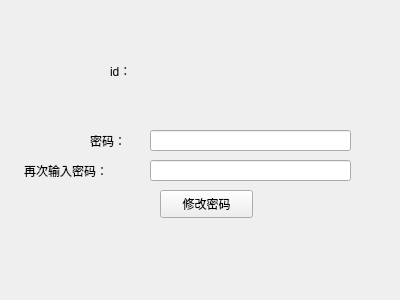
<?xml version="1.0" encoding="UTF-8"?>
<ui version="4.0">
 <class>upPasswd</class>
 <widget class="QWidget" name="uppasswd">
  <property name="geometry">
   <rect>
    <x>0</x>
    <y>0</y>
    <width>400</width>
    <height>300</height>
   </rect>
  </property>
  <property name="windowTitle">
   <string>Form</string>
  </property>
  <widget class="QLabel" name="label_4">
   <property name="geometry">
    <rect>
     <x>24</x>
     <y>160</y>
     <width>111</width>
     <height>21</height>
    </rect>
   </property>
   <property name="text">
    <string>再次输入密码：</string>
   </property>
  </widget>
  <widget class="QPushButton" name="update">
   <property name="geometry">
    <rect>
     <x>160</x>
     <y>190</y>
     <width>93</width>
     <height>28</height>
    </rect>
   </property>
   <property name="text">
    <string>修改密码</string>
   </property>
  </widget>
  <widget class="QLineEdit" name="passwd">
   <property name="geometry">
    <rect>
     <x>150</x>
     <y>130</y>
     <width>201</width>
     <height>21</height>
    </rect>
   </property>
  </widget>
  <widget class="QLabel" name="ids">
   <property name="geometry">
    <rect>
     <x>160</x>
     <y>60</y>
     <width>45</width>
     <height>21</height>
    </rect>
   </property>
   <property name="text">
    <string/>
   </property>
  </widget>
  <widget class="QLabel" name="label_5">
   <property name="geometry">
    <rect>
     <x>110</x>
     <y>60</y>
     <width>45</width>
     <height>21</height>
    </rect>
   </property>
   <property name="text">
    <string>id：</string>
   </property>
  </widget>
  <widget class="QLineEdit" name="passwds">
   <property name="geometry">
    <rect>
     <x>150</x>
     <y>160</y>
     <width>201</width>
     <height>21</height>
    </rect>
   </property>
  </widget>
  <widget class="QLabel" name="label_3">
   <property name="geometry">
    <rect>
     <x>90</x>
     <y>130</y>
     <width>45</width>
     <height>21</height>
    </rect>
   </property>
   <property name="text">
    <string>密码：</string>
   </property>
  </widget>
 </widget>
 <resources/>
 <connections/>
</ui>
